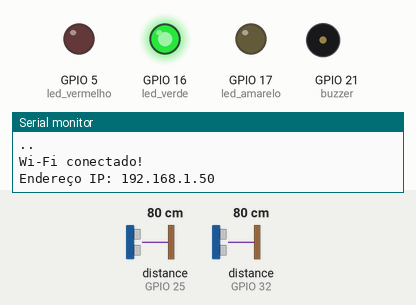
Recording of a sketch running on a simulated ESP32. Shown: output pins drawn as LEDs (lit = HIGH), buzzer (waves = sounding, pin HIGH), the last lines printed to the serial monitor. Wiring (inferred from the names in the program): 2 × ultrasonic range finder: trigger GPIO 26, echo GPIO 25 / trigger GPIO 33, echo GPIO 32. Inputs (shaded band) come from the test bench; at power-on: distance to the obstacle (sensors on GPIO 32, GPIO 25) 80 cm. The echo pulse lasts 58.3 µs per cm; WiFi joins after 1.5 s; servers stay silent unless stated; web services answer with replies made up by the test bench; pins used as bus, display or sensor lines are not drawn.

Above: at 3.2 s.
3.3 s: distance to the obstacle (sensor on GPIO 32) set to 53 cm
4.8 s: distance to the obstacle (sensor on GPIO 32) set to 48 cm
At 6.0 s:
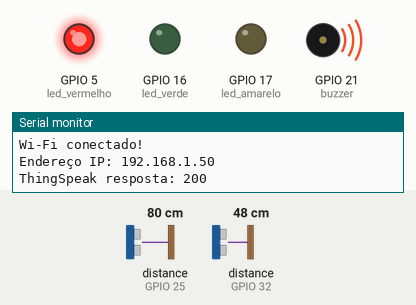
6.6 s: distance to the obstacle (sensor on GPIO 32) set to 60 cm
At 8.1 s:
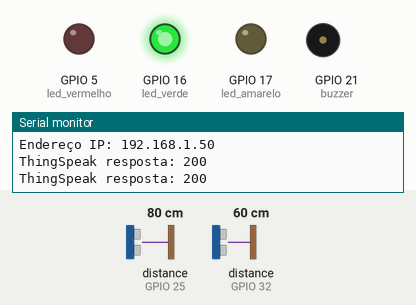
8.4 s: distance to the obstacle (sensor on GPIO 25) set to 56 cm
9.9 s: distance to the obstacle (sensor on GPIO 25) set to 47 cm
At 10.7 s:
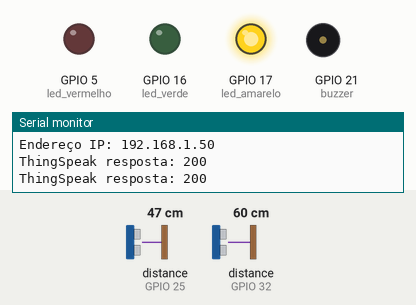
11.5 s: distance to the obstacle (sensor on GPIO 25) set to 60 cm
At 12.2 s:
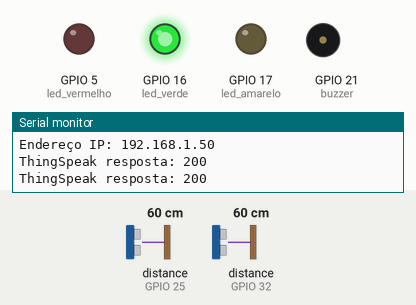
Timing chart, 0 to 14.1 s (numbered marks = the images above; inputs shaded):
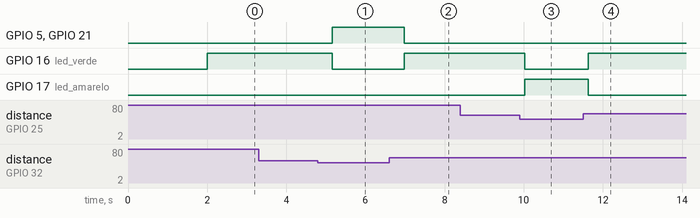

The sketch:

codigo_esp32_pi.ino
```cpp
#include <WiFi.h>
#include <HTTPClient.h>

// ======== CONFIGURAÇÕES ========
const char* ssid = "Liliane"; // Nome da rede
const char* password = "34966369"; // Senha da rede
String apiKey = "KUTQOPRXL0OIAVOJ"; // API Key do canal no speakthing

// ======== SENSORES E CONEXÓES ========
const int buzzer = 21;

const int led_verde = 16;
const int led_amarelo = 17;
const int led_vermelho = 5;

const int echo1 = 25;
const int trigger1 = 26;

const int echo2 = 32;
const int trigger2 = 33;

const int limite_presenca = 50;

int presenca_anterior = 0;

float duracao1, duracao2, distancia1, distancia2;

void setup() {
  // put your setup code here, to run once:
  pinMode(trigger1, OUTPUT);
  pinMode(echo1, INPUT);

  pinMode(trigger2, OUTPUT);
  pinMode(echo2, INPUT);

  pinMode(buzzer, OUTPUT);

  pinMode(led_verde, OUTPUT);
  pinMode(led_amarelo, OUTPUT);
  pinMode(led_vermelho, OUTPUT);

  Serial.begin(115200);

  Serial.println("Conectando ao Wi-Fi...");
  WiFi.begin(ssid, password);

  // Garantindo conexáo
  while (WiFi.status() != WL_CONNECTED) {
    delay(1000);
    Serial.print(".");
  }

  Serial.println("\nWi-Fi conectado!");
  Serial.print("Endereço IP: ");
  Serial.println(WiFi.localIP());

  digitalWrite(led_verde, HIGH);
  digitalWrite(led_amarelo, LOW);
  digitalWrite(led_vermelho, LOW);
  digitalWrite(buzzer, LOW);
}


void loop() {
  // put your main code here, to run repeatedly:
  sensor_read();
  int presenca1 = (distancia1 <= limite_presenca) ? 1 : 0;
  int presenca2 = (distancia2 <= limite_presenca) ? 1 : 0;

  int presenca_atual = presenca2;
  if (presenca_atual != presenca_anterior)
    {
      presenca_anterior = presenca_atual;
      enviarThingSpeak(presenca_atual);
    }

  if (presenca1 && !presenca2)
  {
    digitalWrite(led_verde, LOW);
    digitalWrite(led_amarelo, HIGH);
    digitalWrite(led_vermelho, LOW);
    digitalWrite(buzzer, LOW);
    return;
  }

  if (presenca2)
  {
    digitalWrite(led_verde, LOW);
    digitalWrite(led_amarelo, LOW);
    digitalWrite(led_vermelho, HIGH);
    digitalWrite(buzzer, HIGH);
    return;
  }

  digitalWrite(led_verde, HIGH);
  digitalWrite(led_amarelo, LOW);
  digitalWrite(led_vermelho, LOW);
  digitalWrite(buzzer, LOW);

}


void sensor_read()
{
  digitalWrite(trigger1, LOW);
  delayMicroseconds(2);
  digitalWrite(trigger1, HIGH);
  delayMicroseconds(10);
  digitalWrite(trigger1, LOW);

  duracao1 = pulseIn(echo1, HIGH);
  distancia1 = (duracao1*.0343)/2;

  digitalWrite(trigger2, LOW);
  delayMicroseconds(2);
  digitalWrite(trigger2, HIGH);
  delayMicroseconds(10);
  digitalWrite(trigger2, LOW);

  duracao2 = pulseIn(echo2, HIGH);
  distancia2 = (duracao2*.0343)/2;

  delay(100);

}

void enviarThingSpeak(int valor) {

  if (WiFi.status() == WL_CONNECTED) {

    HTTPClient http;

    String url = "http://api.thingspeak.com/update?api_key="
                 + apiKey + "&field1=" + String(valor);

    http.begin(url);
    int httpCode = http.GET();

    if (httpCode > 0) {
      Serial.print("ThingSpeak resposta: ");
      Serial.println(httpCode);
    } else {
      Serial.print("Erro envio: ");
      Serial.println(httpCode);
    }

    http.end();
  }
}
```

Measured:
- the behaviour switches between 51 and 50 cm on distance to the obstacle (sensor on GPIO 32) (found by bisection; images 0 and 1)
- the behaviour switches between 51 and 50 cm on distance to the obstacle (sensor on GPIO 25) (found by bisection; images 2 and 3)
- after the input at 3.3 s, every drawn part: stays the same
- after the input at 4.8 s, GPIO 5 (led_vermelho), GPIO 21 (buzzer): LOW → HIGH after 0.36 s; GPIO 16 (led_verde): HIGH → LOW after 0.36 s
- after the input at 6.6 s, GPIO 5 (led_vermelho), GPIO 21 (buzzer): HIGH → LOW after 0.39 s; GPIO 16 (led_verde): LOW → HIGH after 0.39 s
- after the input at 8.4 s, every drawn part: stays the same
- after the input at 9.9 s, GPIO 16 (led_verde): HIGH → LOW after 0.12 s; GPIO 17 (led_amarelo): LOW → HIGH after 0.12 s
- after the input at 11.5 s, GPIO 16 (led_verde): LOW → HIGH after 0.13 s; GPIO 17 (led_amarelo): HIGH → LOW after 0.13 s
